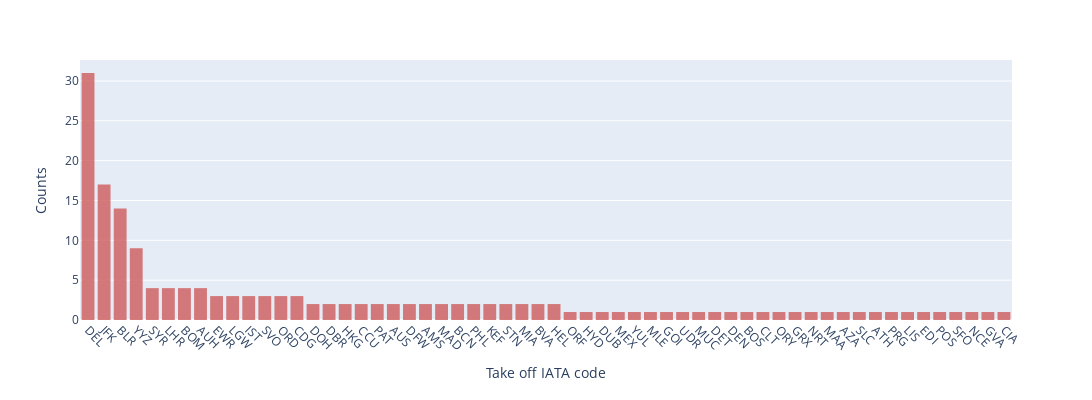

Notebook source saved alongside this figure:
### Code cell
import plotly.express as px

fig = px.histogram(df, x="Starting_IATA_Code",
                   opacity=0.8,width=1100, height=400,
                   color_discrete_sequence=['indianred']) 
fig.update_layout(yaxis_title="Counts") 
fig.update_layout(xaxis_title="Take off IATA code") 
fig.update_layout(barmode='stack', xaxis={'categoryorder':'total descending'})
fig.update_xaxes(tickangle=45) 
fig.show()
# ,y= "Destination_IATA_Code",

### Figure 1 — Plotly figure (JSON) as saved in the notebook; plotly's stock layout.template omitted (floating-point values rounded to 4 significant figures; data arrays with more than 128 entries replaced by an {"elided": "..."} marker saying what was removed)
{"data": [{"alignmentgroup": "True", "bingroup": "x", "hovertemplate": "Starting_IATA_Code=%{x}<br>count=%{y}<extra></extra>", "legendgroup": "", "marker": {"color": "indianred", "opacity": 0.8, "pattern": {"shape": ""}}, "name": "", "offsetgroup": "", "orientation": "v", "showlegend": false, "type": "histogram", "x": {"elided": "165 str values"}, "xaxis": "x", "yaxis": "y"}], "layout": {"barmode": "stack", "height": 400, "legend": {"tracegroupgap": 0}, "margin": {"t": 60}, "width": 1100, "xaxis": {"anchor": "y", "categoryorder": "total descending", "domain": [0, 1], "tickangle": 45, "title": {"text": "Take off IATA code"}}, "yaxis": {"anchor": "x", "domain": [0, 1], "title": {"text": "Counts"}}}}
